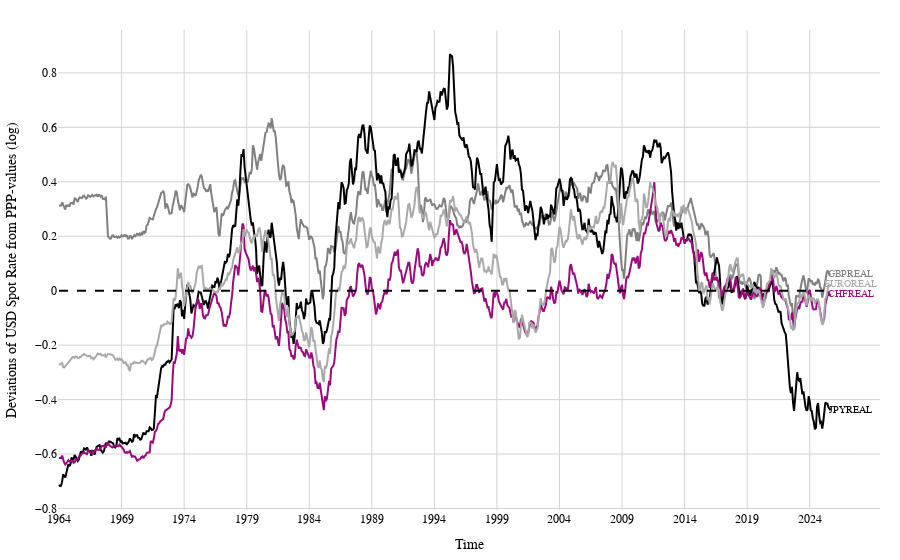

Here is the notebook cell this chart was saved with:
### Markdown cell above
## 0 - Intro: The PPP puzzle and Commodity Currencies

### Code cell
file_name = r"chap_00_exchange_rates_ppp_deviations.xlsx"
full_file_path = rf"{PRESENTATION_DATA}/{file_name}"
exchange_rates_df = pd.read_excel(full_file_path, index_col=0)

effective_exchange_rates_df = pd.DataFrame()
effective_exchange_rates_df["GBPREAL"] = np.log(exchange_rates_df["United Kingdom"]) - np.log(exchange_rates_df["United States"])
effective_exchange_rates_df["JPYREAL"] = np.log(exchange_rates_df["Japan"]) - np.log(exchange_rates_df["United States"])
effective_exchange_rates_df["CHFREAL"] = np.log(exchange_rates_df["Switzerland"]) - np.log(exchange_rates_df["United States"])
effective_exchange_rates_df["EUROREAL"] = np.log(exchange_rates_df["Euro Area (EA)"]) - np.log(exchange_rates_df["United States"])


data = effective_exchange_rates_df.copy()
variables = data.columns.tolist()
secondary_yaxis_variables = []
title = f"Monthly deviations of USD Spot Rate from PPP-values over the time: {data.index[0].year} - {data.index[-1].year}"
x_axis_title = "Time"
y_axis_title = "Deviations of USD Spot Rate from PPP-values (log)"
secondary_yaxis_title = ""
color_mapping = {
    'GBPREAL': "grey",
    'JPYREAL': "black",
    'CHFREAL': "#9b0a7d",
    'EUROREAL': "darkgrey"
}
fig_deviations_from_ppp = data_graphing_instance.get_fig_deviations_ppp(
        data=data,
        variables=variables,
        secondary_y_variables=secondary_yaxis_variables,
        title="",
        secondary_y_axis_title=secondary_yaxis_title,
        color_discrete_sequence=CAU_COLOR_SCALE,
        num_years_interval_x_axis=NUM_YEARS_INTERVAL_X_AXIS,
        x_axis_title=x_axis_title,
        y_axis_title=y_axis_title,
        color_mapping_dict=color_mapping,
        save_fig=False,
        file_name="chap_00_deviations_of_usd_spotrates_from_ppp_values",
        file_path=FIGURES_PATH,
        width=1200,
        height=800,
        scale=3
        )
# Show the figure
fig_deviations_from_ppp.show(renderer=RENDERER)

### Figure 1 — Plotly figure (JSON) as saved in the notebook; plotly's stock layout.template omitted (floating-point values rounded to 4 significant figures; data arrays with more than 128 entries replaced by an {"elided": "..."} marker saying what was removed)
{"data": [{"line": {"color": "grey", "width": 2}, "mode": "lines", "name": "GBPREAL", "opacity": 1, "showlegend": false, "type": "scatter", "x": {"elided": "741 str values"}, "y": {"elided": "741 float values"}}, {"line": {"color": "black", "width": 2}, "mode": "lines", "name": "JPYREAL", "opacity": 1, "showlegend": false, "type": "scatter", "x": {"elided": "741 str values"}, "y": {"elided": "741 float values"}}, {"line": {"color": "#9b0a7d", "width": 2}, "mode": "lines", "name": "CHFREAL", "opacity": 1, "showlegend": false, "type": "scatter", "x": {"elided": "741 str values"}, "y": {"elided": "741 float values"}}, {"line": {"color": "darkgrey", "width": 2}, "mode": "lines", "name": "EUROREAL", "opacity": 1, "showlegend": false, "type": "scatter", "x": {"elided": "741 str values"}, "y": {"elided": "741 float values"}}], "layout": {"annotations": [{"arrowcolor": "grey", "arrowhead": 1, "arrowwidth": 1, "ax": 20, "ay": 0, "font": {"color": "grey", "size": 10}, "showarrow": true, "text": "GBPREAL", "x": "2025-09-13T00:00:00", "xref": "x", "y": 0.06111, "yref": "y"}, {"arrowcolor": "black", "arrowhead": 1, "arrowwidth": 1, "ax": 20, "ay": 0, "font": {"color": "black", "size": 10}, "showarrow": true, "text": "JPYREAL", "x": "2025-09-13T00:00:00", "xref": "x", "y": -0.4388, "yref": "y"}, {"arrowcolor": "#9b0a7d", "arrowhead": 1, "arrowwidth": 1, "ax": 20, "ay": 0, "font": {"color": "#9b0a7d", "size": 10}, "showarrow": true, "text": "CHFREAL", "x": "2025-09-13T00:00:00", "xref": "x", "y": -0.0109, "yref": "y"}, {"arrowcolor": "darkgrey", "arrowhead": 1, "arrowwidth": 1, "ax": 20, "ay": 0, "font": {"color": "darkgrey", "size": 10}, "showarrow": true, "text": "EUROREAL", "x": "2025-09-13T00:00:00", "xref": "x", "y": 0.02391, "yref": "y"}], "font": {"color": "Black", "family": "Arial", "size": 12}, "margin": {"b": 10, "l": 20, "r": 20, "t": 30}, "paper_bgcolor": "white", "plot_bgcolor": "white", "shapes": [{"line": {"color": "black", "dash": "dash", "width": 2}, "type": "line", "x0": "1964-01-01T00:00:00", "x1": "2025-09-01T00:00:00", "xref": "x", "y0": 0, "y1": 0, "yref": "y"}], "showlegend": false, "title": {"text": "", "x": 0.5, "xanchor": "center", "y": 0.95, "yanchor": "top"}, "xaxis": {"gridcolor": "lightgrey", "tickformat": "%Y", "tickvals": ["1964-01-01T00:00:00", "1969-01-01T00:00:00", "1974-01-01T00:00:00", "1979-01-01T00:00:00", "1984-01-01T00:00:00", "1989-01-01T00:00:00", "1994-01-01T00:00:00", "1999-01-01T00:00:00", "2004-01-01T00:00:00", "2009-01-01T00:00:00", "2014-01-01T00:00:00", "2019-01-01T00:00:00", "2024-01-01T00:00:00"], "title": {"text": "Time"}}, "yaxis": {"gridcolor": "lightgrey", "title": {"text": "Deviations of USD Spot Rate from PPP-values (log)"}}, "yaxis2": {"gridcolor": "lightgrey", "overlaying": "y", "side": "right", "title": {"text": ""}}}}
